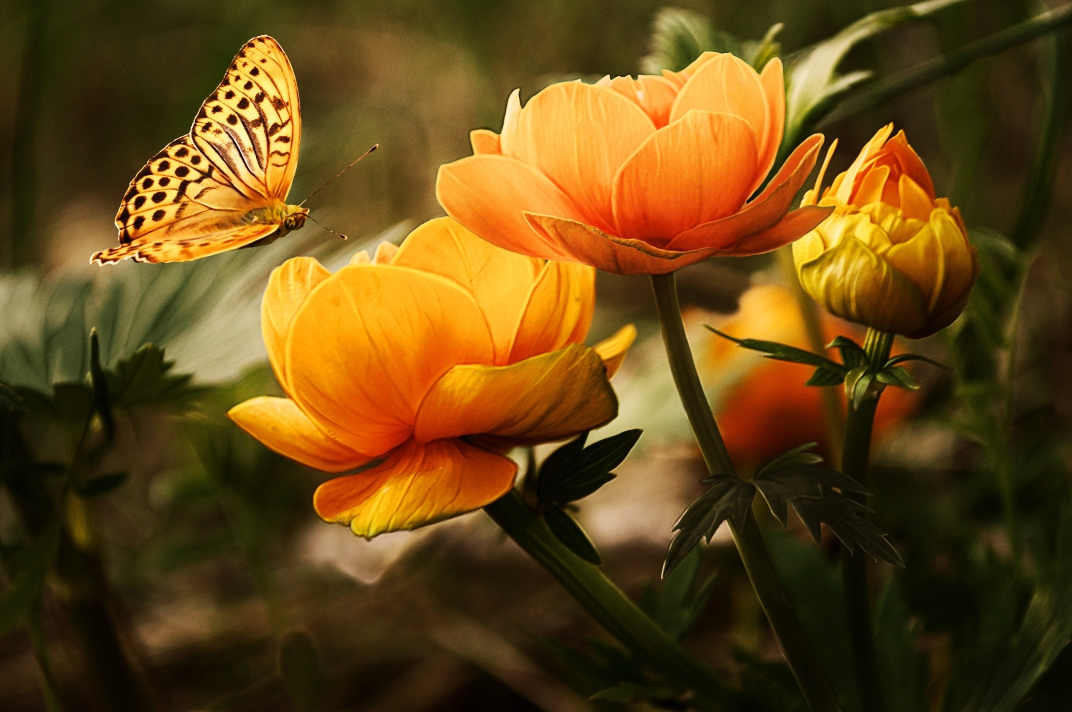
#> input picture images/flower2.jpg, 2144 x 1424 px (shown at 1/2 size)
$ python image_average.py
#> lines starting #> are read from the running program, lines starting #| are printed output that depends on the picture
#average of two images

import cv2
import numpy as np
img1=cv2.imread("../images/flower2.jpg")
#> img1 is the input picture: shape (1424, 2144, 3); mean B, G, R 22.1, 71.6, 101.7
img2=cv2.imread("../images/flower3.jpg")
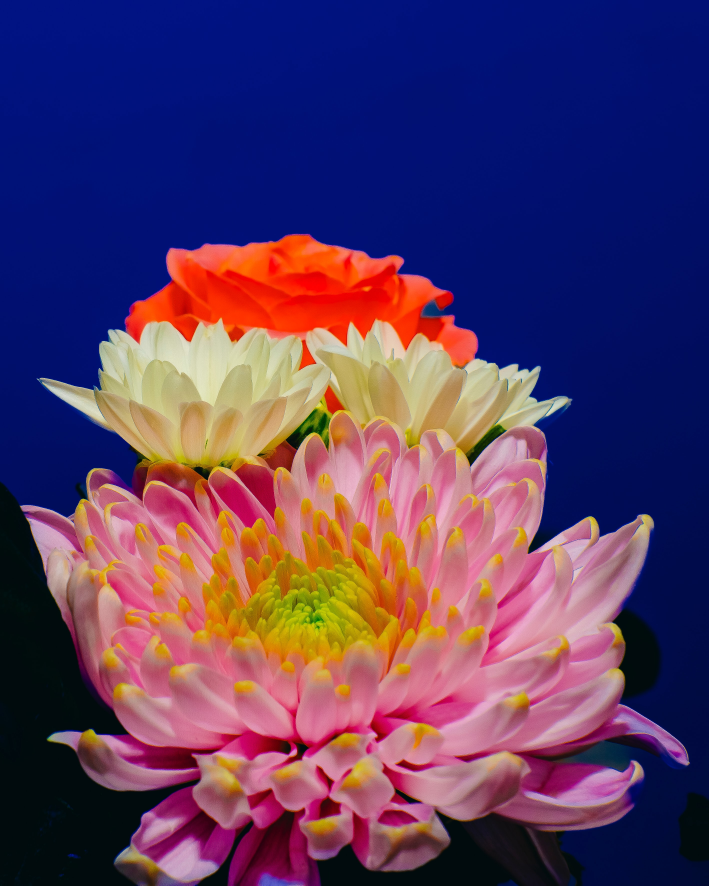
#> input picture images/flower3.jpg, 2834 x 3542 px (shown at 1/4 size)
#> img2 is the input picture: shape (3542, 2834, 3); mean B, G, R 97.4, 59.9, 88.8
img1=cv2.resize(img1,(600,500))
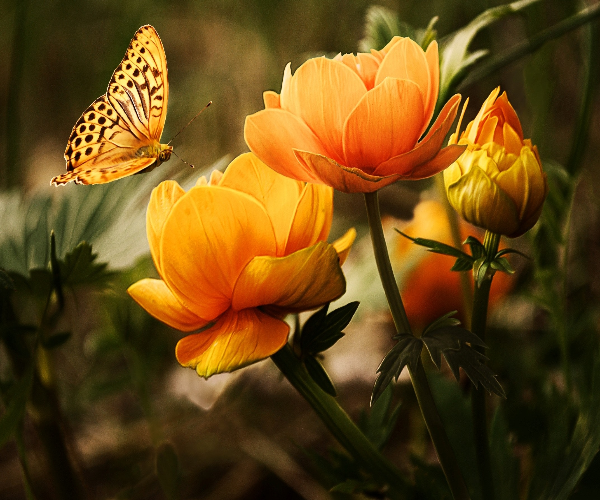
#> img1: shape (500, 600, 3); mean B, G, R 22, 71.5, 101.6
img2=cv2.resize(img2,(600,500))
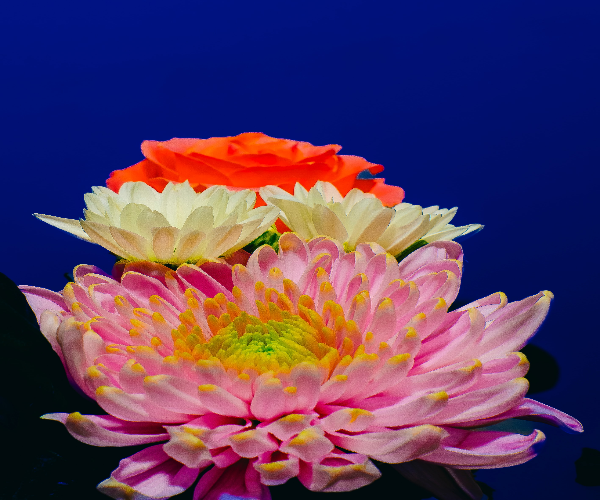
#> img2: shape (500, 600, 3); mean B, G, R 97.3, 59.8, 88.7
cv2.imshow("First image",img1)
cv2.imshow("Second image",img2)
avg=(img1+img2)/2
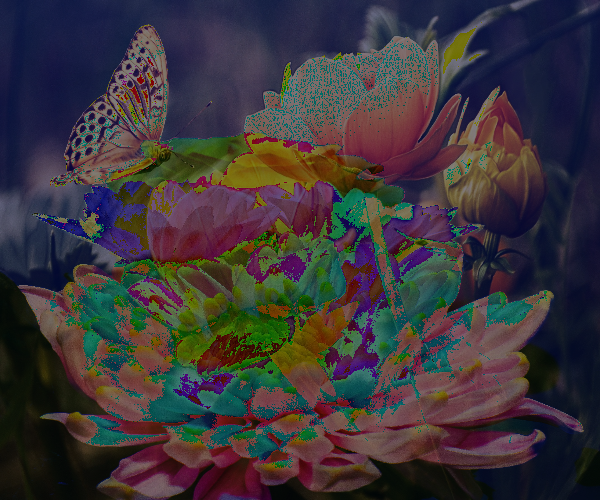
#> avg: shape (500, 600, 3) float64; mean B, G, R 57.8, 53.4, 59.3
cv2.imshow("Image on averaging two images",avg)
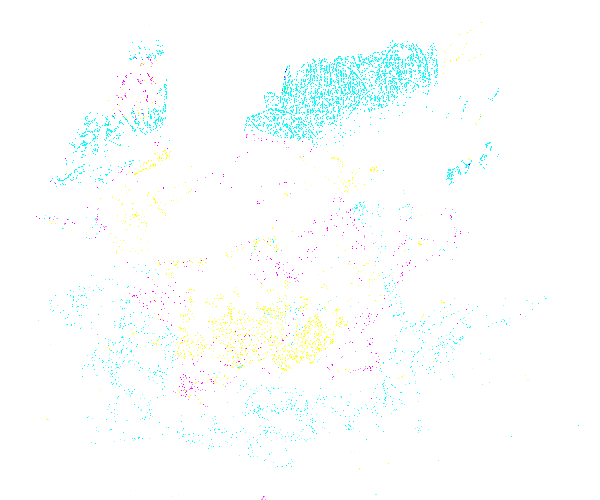
#> window 'Image on averaging two images': shape (500, 600, 3); mean B, G, R 253.8, 254.6, 251.2
cv2.waitKey(0)
